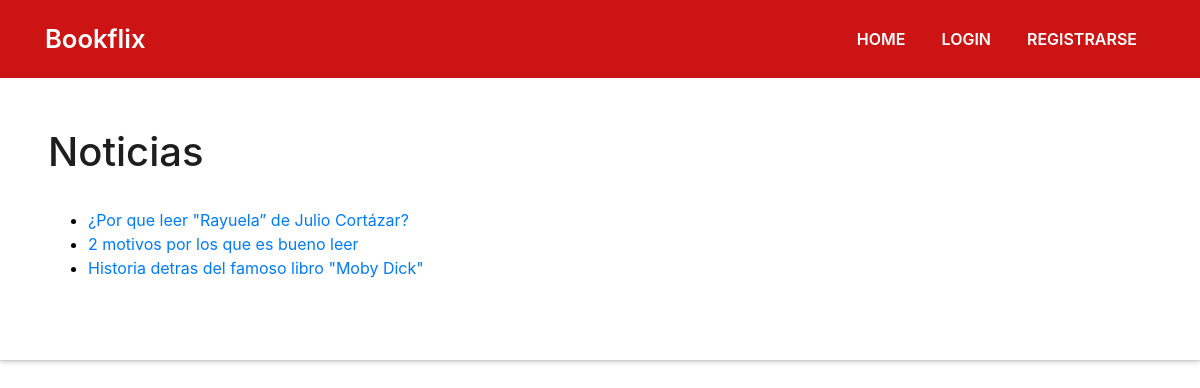
Page /news/ on the committed database.
### gestion_noticia/models.py (models this page shows)
class Noticia(models.Model):
	titulo = models.CharField(max_length=50)
	cuerpo = models.TextField(blank=True)
	fecha_de_creacion = models.DateField()
	def __str__(self):
		return '%s' % (self.titulo)

### gestion_noticia/views.py (the view)
# urls.py: path('news/', news),
def news(request):
	n= noticias()
	contexto={"noticias":n}
	return render(request, "news.html",contexto)

### gestion_noticia/views.py (called while the page is built)
def noticias():
	n=Noticia.objects.all().order_by('-fecha_de_creacion')
	return n

### templates/news.html (shortened to what this page needs)
{% extends "padre.html" %}
{% load static %}
{% block content %}
<body id="page-top">
  <section id="perfil" class="about-mf sect-pt4 route">
    <div class="box-shadow-full">
      <div class="row">
        <div class="col-sm-12">
          <h1>Noticias</h1>
          <br />
          <ul>
            {% for  noticia in noticias%}
            <li><a href="{{noticia.id}}">{{noticia}}</a></li>
            {% endfor %}
          </ul>
        </div>
      </div>
    </div>
  </section>
  {% endblock %}

### static/css/style.css (style rules this page uses)
h1, h2, h3, h4, h5, h6 { color: #1e1e1e; }
a { color: #1e1e1e; transition: all 0.5s ease-in-out; }
.sect-pt4 { padding-top: 4rem; }
.box-shadow-full { padding: 3rem 1.25rem; position: relative; background-color: #fff; margin-bottom: 3rem; z-index: 2; box-shadow: 0 1px 1px 0 rgba(0, 0, 0, 0.06), 0 2px 5px 0 rgba(0, 0, 0, 0.2); }
.about-mf .box-shadow-full { padding-top: 4rem; padding-bottom: 4rem; }
@media (min-width: 768px) { .box-shadow-full { padding: 3rem; } }

### templates/padre.html (style rules this page uses)
body { color: white; }
li { color: black; }

### rows in the picture
Noticia: titulo "¿Por que leer \"Rayuela” de Julio Cortázar?"
Noticia: titulo "2 motivos por los que es bueno leer"
Noticia: titulo "Historia detras del famoso libro \"Moby Dick\""
